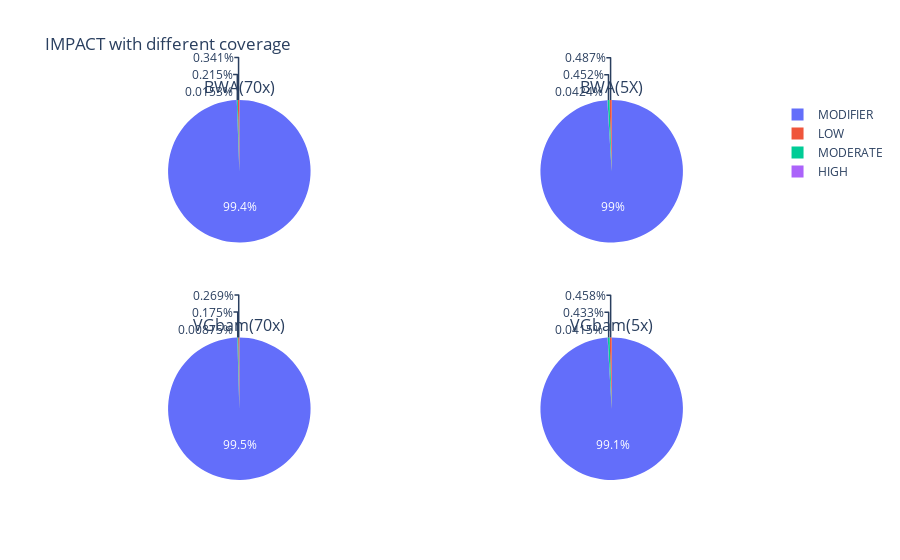

Notebook code cell kept with this figure:
### Code cell
fig = make_subplots(2, 2, specs=[[{'type':'domain'}, {'type':'domain'}],
                                  [{'type':'domain'}, {'type':'domain'}]],
                    subplot_titles=['BWA(70x)', 'BWA(5X)','VGbam(70x)','VGbam(5x)'])

fig.add_trace(go.Pie(labels=count_imp_bwa_SF12["ID"], values=count_imp_bwa_SF12["pct"], scalegroup='one',
                     name="BWA"), 1, 1)
fig.add_trace(go.Pie(labels=count_imp_bwa_SF12_5x["ID"], values=count_imp_bwa_SF12_5x["pct"], scalegroup='one',
                     name="BWA"), 1, 2)
fig.add_trace(go.Pie(labels=count_imp_VGbam_SF12["ID"], values=count_imp_VGbam_SF12["pct"], scalegroup='one',
                     name="BWA"), 2, 1)
fig.add_trace(go.Pie(labels=count_imp_VGbam_SF12_5x["ID"], values=count_imp_VGbam_SF12_5x["pct"], scalegroup='one',
                     name="BWA"), 2, 2)

fig.update_layout(title_text='IMPACT with different coverage')
fig.show()

### Figure 1 — Plotly figure (JSON) as saved in the notebook; plotly's stock layout.template omitted (floating-point values rounded to 4 significant figures)
{"data": [{"domain": {"x": [0, 0.45], "y": [0.625, 1]}, "labels": ["MODIFIER", "LOW", "MODERATE", "HIGH"], "name": "BWA", "scalegroup": "one", "type": "pie", "values": [99.43, 0.3412, 0.2146, 0.01531]}, {"domain": {"x": [0.55, 1], "y": [0.625, 1]}, "labels": ["MODIFIER", "LOW", "MODERATE", "HIGH"], "name": "BWA", "scalegroup": "one", "type": "pie", "values": [99.02, 0.4865, 0.4516, 0.04245]}, {"domain": {"x": [0, 0.45], "y": [0, 0.375]}, "labels": ["MODIFIER", "LOW", "MODERATE", "HIGH"], "name": "BWA", "scalegroup": "one", "type": "pie", "values": [99.55, 0.2687, 0.1753, 0.008753]}, {"domain": {"x": [0.55, 1], "y": [0, 0.375]}, "labels": ["MODIFIER", "LOW", "MODERATE", "HIGH"], "name": "BWA", "scalegroup": "one", "type": "pie", "values": [99.07, 0.4575, 0.4329, 0.04152]}], "layout": {"annotations": [{"font": {"size": 16}, "showarrow": false, "text": "BWA(70x)", "x": 0.225, "xanchor": "center", "xref": "paper", "y": 1, "yanchor": "bottom", "yref": "paper"}, {"font": {"size": 16}, "showarrow": false, "text": "BWA(5X)", "x": 0.775, "xanchor": "center", "xref": "paper", "y": 1, "yanchor": "bottom", "yref": "paper"}, {"font": {"size": 16}, "showarrow": false, "text": "VGbam(70x)", "x": 0.225, "xanchor": "center", "xref": "paper", "y": 0.375, "yanchor": "bottom", "yref": "paper"}, {"font": {"size": 16}, "showarrow": false, "text": "VGbam(5x)", "x": 0.775, "xanchor": "center", "xref": "paper", "y": 0.375, "yanchor": "bottom", "yref": "paper"}], "title": {"text": "IMPACT with different coverage"}}}
